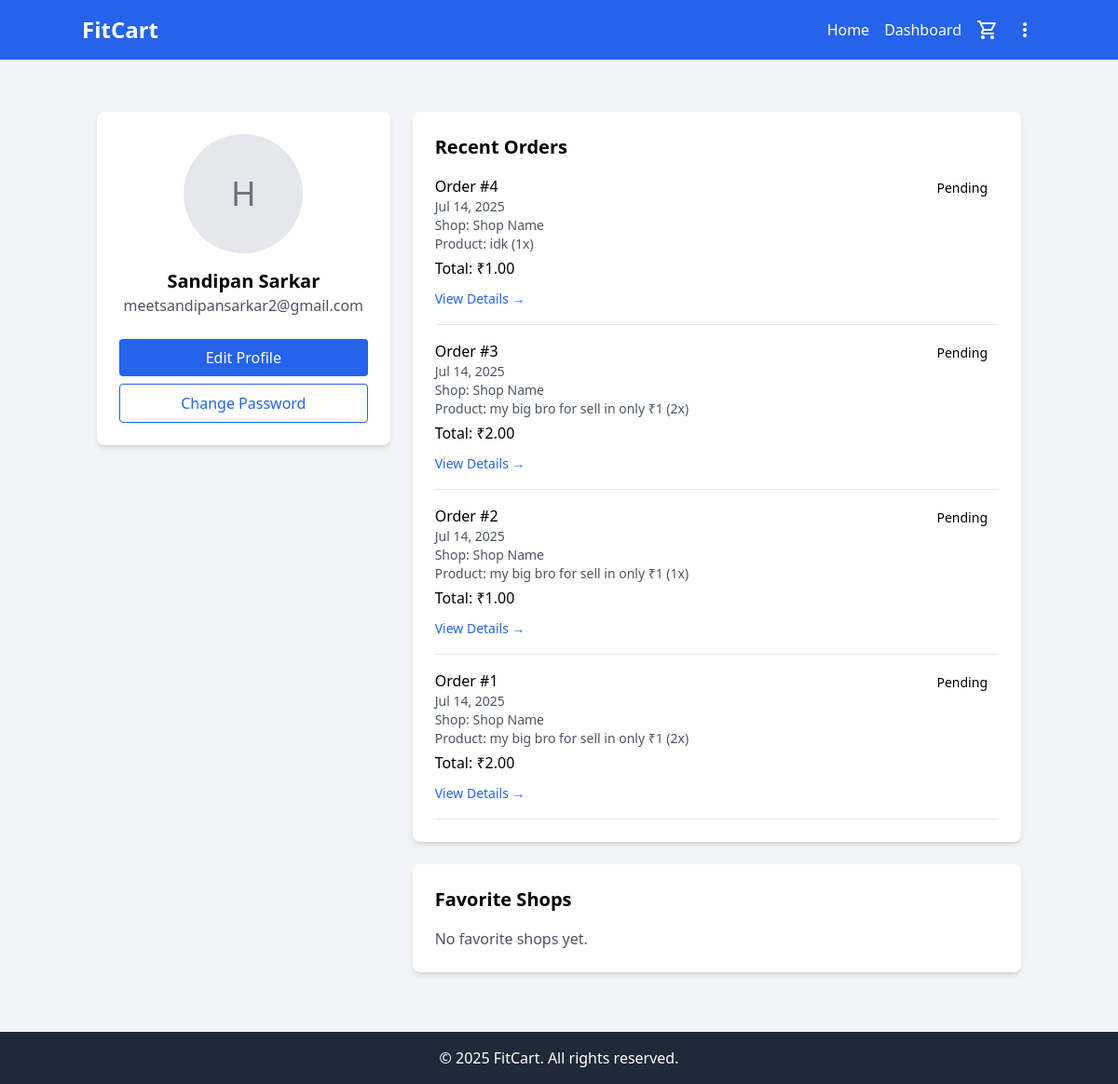
Page /customer/dashboard/ (signed in) on the earlier database version.
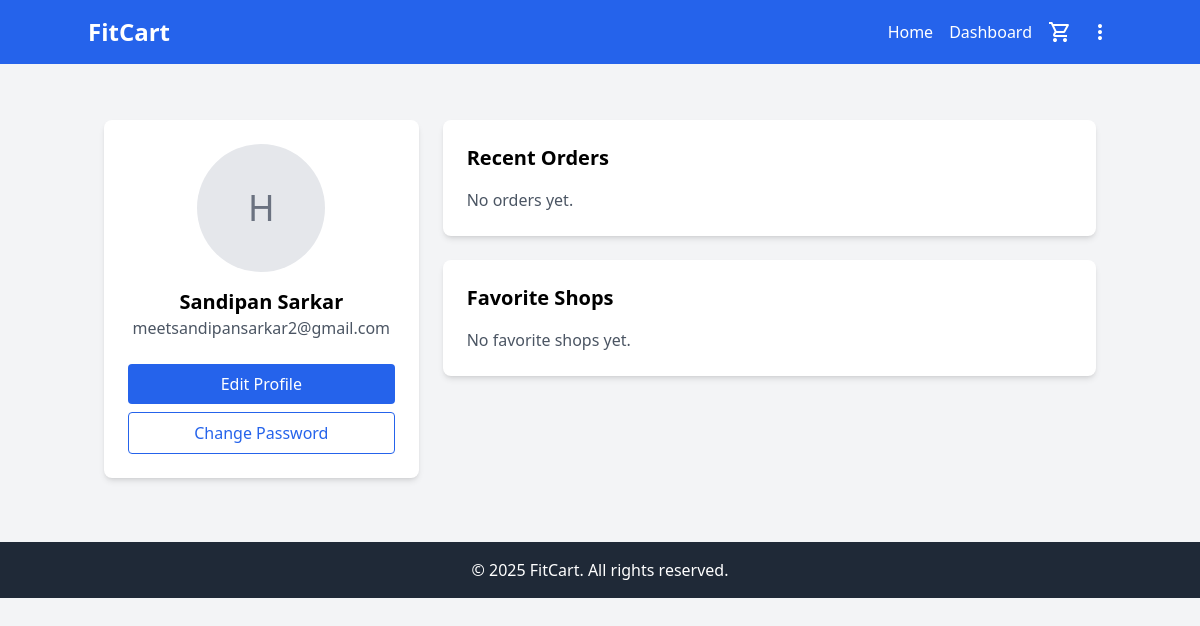
Same page on the later database version.
### core/models.py (models this page shows, shortened)
class Order(models.Model):
    STATUS_CHOICES = (
        ('Pending', 'Pending'),
        ('On Way', 'Customer On Way'),
        ('Arrived', 'Customer Arrived'),
        ('Completed', 'Completed'),
        ('Cancelled', 'Cancelled'),
    )
    customer_name = models.CharField(max_length=100)  # Keep this for backward compatibility
    customer = models.ForeignKey(Customer, on_delete=models.SET_NULL, null=True)
    product = models.ForeignKey(Product, on_delete=models.CASCADE)
    quantity = models.PositiveIntegerField(default=1)
    status = models.CharField(max_length=20, choices=STATUS_CHOICES, default='Pending')
    delivery_note = models.TextField(blank=True)
    created_at = models.DateTimeField(auto_now_add=True)
    last_location_lat = models.FloatField(null=True, blank=True)
    last_location_lng = models.FloatField(null=True, blank=True)
    last_location_update = models.DateTimeField(null=True, blank=True)
    notification_sent = models.BooleanField(default=False)
    estimated_arrival = models.DateTimeField(null=True, blank=True)
    @property
    def total_price(self):
        return self.quantity * self.product.price

class Product(models.Model):
    shopkeeper = models.ForeignKey(Shopkeeper, on_delete=models.CASCADE, related_name='products')
    name = models.CharField(max_length=100)
    price = models.DecimalField(max_digits=10, decimal_places=2)
    description = models.TextField(blank=True)
    stock = models.PositiveIntegerField()
    image = models.ImageField(upload_to='products/', blank=True, null=True)

class Shopkeeper(models.Model):
    user = models.OneToOneField(User, on_delete=models.CASCADE)
    shop_name = models.CharField(max_length=100)
    shop_description = models.TextField(blank=True)
    address = models.TextField()
    phone = models.CharField(max_length=15)
    latitude = models.FloatField()
    longitude = models.FloatField()
    logo = models.ImageField(upload_to='shop_logos/', null=True, blank=True)
    shop_image = models.ImageField(upload_to='shop_images/', null=True, blank=True)
    business_hours = models.CharField(max_length=200, blank=True)
    website = models.URLField(blank=True)
    social_media = models.JSONField(default=dict, blank=True)
    categories = models.CharField(max_length=200, blank=True)

### core/views.py (the view)
# urls.py: path('customer/dashboard/', views.customer_dashboard, name='customer_dashboard'),
@login_required
def customer_dashboard(request):
    try:
        customer = Customer.objects.get(user=request.user)
    except Customer.DoesNotExist:
        messages.error(request, "Customer profile not found.")
        return redirect('login')
    orders = Order.objects.filter(customer=customer).order_by('-created_at')
    favorite_shops = customer.favorite_shops.all()
    context = {
        'customer': customer,
        'orders': orders,
        'favorite_shops': favorite_shops
    }
    return render(request, 'core/customer_dashboard.html', context)

### core/context_processors.py (called while the page is built)
def cart_processor(request):
    if not request.user.is_authenticated:
        return {'cart_count': 0}
    try:
        cart = request.session.get('cart', {})
        cart_count = sum(cart.values())
    except:
        cart_count = 0
    return {'cart_count': cart_count}

def maps_api_key(request):
    api_key = getattr(settings, 'GOOGLE_MAPS_API_KEY', '')
    return {
        'GOOGLE_MAPS_API_KEY': api_key,
        'google_maps_api_key': api_key,
    }

### core/templatetags/custom_filters.py (called while the page is built)
@register.filter(name='inr')
def inr(value):
    try:
        number = float(value)
        return f"₹{number:,.2f}"
    except (ValueError, TypeError):
        return value

### templates/core/customer_dashboard.html (shortened to what the changed rows need)
{% extends 'base.html' %}
{% load static %}
{% load custom_filters %}
{% block content %}
<div class="container mx-auto px-4 py-8">
    <div class="grid grid-cols-1 md:grid-cols-3 gap-6">
        <div class="md:col-span-1">
            <div class="bg-white p-6 rounded-lg shadow-md">
                <div class="text-center">
                    <h2 class="text-xl font-semibold">{{ user.get_full_name|default:user.username }}</h2>
                </div>
            </div>
        </div>
        <div class="md:col-span-2">
            <div class="bg-white p-6 rounded-lg shadow-md mb-6">
                <h3 class="text-xl font-semibold mb-4">Recent Orders</h3>
                {% if orders %}
                    <div class="space-y-4">
                        {% for order in orders %}
                        <div class="border-b pb-4">
                            <div class="flex justify-between items-start">
                                <div>
                                    <p class="font-medium">Order #{{ order.id }}</p>
                                    <p class="text-sm text-gray-600">{{ order.created_at|date:"M d, Y" }}</p>
                                    <p class="text-sm text-gray-600">Shop: {{ order.product.shopkeeper.shop_name }}</p>
                                    <p class="text-sm text-gray-600">Product: {{ order.product.name }} ({{ order.quantity }}x)</p>
                                    <p class="mt-1">Total: {{ order.total_price|inr }}</p>
                                </div>
                                <span class="px-3 py-1 rounded-full text-sm
                                    ">
                                    {{ order.status|title }}
                                </span>
                            </div>
                            <div class="mt-2">
                                <a href="{% url 'order_detail' order.id %}" class="text-blue-600 hover:underline text-sm">
                                    View Details →
                                </a>
                            </div>
                        </div>
                        {% endfor %}
                    </div>
                {% else %}
                    <p class="text-gray-600">No orders yet.</p>
                {% endif %}
            </div>
        </div>
    </div>
</div>
{% endblock %}

Differences in the rows shown:
removed Order: id "4", created_at "Jul 14, 2025", product.shopkeeper.shop_name "Shop Name", product.name "idk", quantity "1", total_price|inr "₹1.00", status "Pending"
removed Order: id "3", created_at "Jul 14, 2025", product.shopkeeper.shop_name "Shop Name", product.name "my big bro for sell in only ₹1", quantity "2", total_price|inr "₹2.00", status "Pending"
removed Order: id "2", created_at "Jul 14, 2025", product.shopkeeper.shop_name "Shop Name", product.name "my big bro for sell in only ₹1", quantity "1", total_price|inr "₹1.00", status "Pending"
removed Order: id "1", created_at "Jul 14, 2025", product.shopkeeper.shop_name "Shop Name", product.name "my big bro for sell in only ₹1", quantity "2", total_price|inr "₹2.00", status "Pending"
Other differences:
text now shown: "No orders yet."
